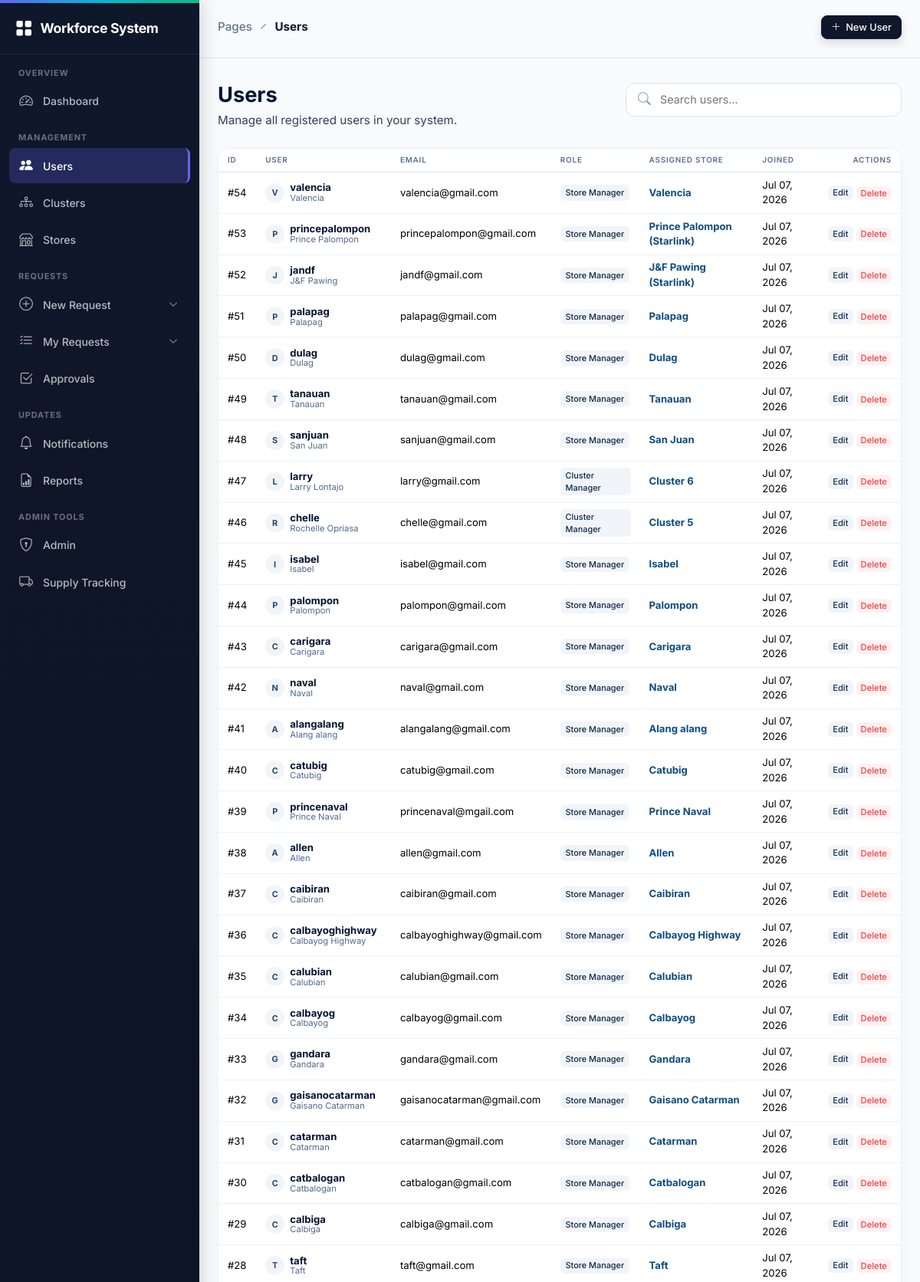
Page /admin/users (signed in, upper part) on the committed database.
### models/user.py (models this page shows, shortened)
class User(UserMixin, db.Model):
    __tablename__ = 'users'
    id = db.Column(db.Integer, primary_key=True)
    full_name = db.Column(db.String(100), nullable=False)
    username = db.Column(db.String(80), unique=True, nullable=False)
    email = db.Column(db.String(120), unique=True, nullable=False)
    password_hash = db.Column(db.String(256), nullable=False)
    role = db.Column(db.String(20), nullable=False, default='requester')
    store_branch = db.Column(db.String(100), nullable=False)
    created_at = db.Column(db.DateTime, server_default=db.func.now())

### routes/admin.py (the view, shortened to what this page needs)
@admin.route('/users')
@login_required
def users():
    if not admin_required():
        return render_template('admin/restricted.html')
    q = request.args.get('q', '').strip()
    store = request.args.get('store', '').strip()
    cluster = request.args.get('cluster', '').strip()
    query = User.query
    if store:
        query = query.filter(User.store_branch.ilike(store))
    if cluster:
        query = query.filter(User.full_name.ilike(cluster))
    users = query.order_by(User.id.desc()).all()
    role_labels = {
        'admin': 'Administrator',
        'manager': 'Store Manager',
        'cluster_manager': 'Cluster Manager',
        'requester': 'Store Manager',
    }
    return render_template(
        'admin/users.html',
        users=users,
        q=q,
        store=store,
        cluster=cluster,
        role_labels=role_labels,
        new_user_form=AdminUserForm(),
    )

### routes/admin.py
class AdminUserForm(FlaskForm):
    full_name = StringField('Full Name', validators=[Length(max=100)])
    username = StringField('Username', validators=[Length(max=80)])
    email = StringField('Email', validators=[Length(max=120)])
    store_branch = StringField('Assigned Store', validators=[Length(max=100)])
    role = SelectField('Role', choices=ROLE_CHOICES)
    password = PasswordField('Password', validators=[Optional(), Length(min=6, max=128)])
    confirm_password = PasswordField(
        'Confirm Password',
        validators=[Optional(), EqualTo('password', message='Passwords must match.')],
    )

### models/__init__.py (called while the page is built)
@login_manager.user_loader
def load_user(user_id):
    from models.user import User
    return User.query.get(int(user_id))

### routes/admin.py (called while the page is built)
def admin_required():
    return current_user.role == 'admin'

### templates/admin/users.html (shortened to what this page needs)
{% extends "base.html" %}
{% block content %}
<div class="admin-page-bar">
    <div class="breadcrumb-line">
        <span>Pages</span>
        <i class="bi bi-slash"></i>
        <strong>Users</strong>
    </div>
    <button type="button" class="btn btn-dark btn-new-user" data-bs-toggle="modal" data-bs-target="#newUserModal">
        <i class="bi bi-plus-lg"></i>
        <span>New User</span>
    </button>
</div>
<div class="users-page-heading">
    <div>
        <h2>Users</h2>
        {% if store %}
        <p>Showing users assigned to <a class="admin-table-link" href="{{ url_for('admin.stores') }}">{{ store }}</a>.</p>
        {% elif cluster %}
        <p>Showing cluster manager users matching <a class="admin-table-link" href="{{ url_for('admin.clusters') }}">{{ cluster }}</a>.</p>
        {% else %}
        <p>Manage all registered users in your system.</p>
        {% endif %}
    </div>
    <form class="users-search" method="get" action="{{ url_for('admin.users') }}">
        <i class="bi bi-search"></i>
        <input type="search" name="q" value="{{ q }}" placeholder="Search users..." aria-label="Search users">
    </form>
</div>
<div class="users-table-card">
    <div class="table-responsive">
        <table class="table users-table mb-0">
            <thead>
                <tr>
                    <th>ID</th>
                    <th>User</th>
                    <th>Email</th>
                    <th>Role</th>
                    <th>Assigned Store</th>
                    <th>Joined</th>
                    <th class="text-end">Actions</th>
                </tr>
            </thead>
            <tbody>
                {% for u in users %}
                <tr>
                    <td class="user-id">#{{ u.id }}</td>
                    <td>
                        <div class="user-cell">
                            <div class="user-initial">{{ (u.full_name or u.username)[:1] | upper }}</div>
                            <div>
                                <div class="user-primary">{{ u.username }}</div>
                                <div class="user-secondary">{{ u.full_name }}</div>
                            </div>
                        </div>
                    </td>
                    <td>{{ u.email }}</td>
                    <td>
                        <span class="role-pill">{{ role_labels.get(u.role, u.role | replace('_', ' ') | title) }}</span>
                    </td>
                    <td>
                        {% if u.store_branch %}
                        <a class="admin-table-link" href="{{ url_for('admin.stores') }}">{{ u.store_branch }}</a>
                        {% else %}
                        -
                        {% endif %}
                    </td>
                    <td class="joined-date">{{ u.created_at.strftime('%b %d, %Y') if u.created_at else '-' }}</td>
                    <td>
                        <div class="user-actions">
                            <a href="{{ url_for('admin.edit_user', user_id=u.id) }}" class="btn-user-action btn-user-edit">Edit</a>
                            <form method="POST" action="{{ url_for('admin.delete_user', user_id=u.id) }}" onsubmit="return confirm('Delete this user?');">
                                <button type="submit" class="btn-user-action btn-user-delete" {% if u.id == current_user.id %}disabled{% endif %}>Delete</button>
                            </form>
                        </div>
                    </td>
                </tr>
                {% endfor %}
            </tbody>
        </table>
    </div>
</div>
{% endblock %}

### rows in the picture
User: id "54", full_name "V", username "valencia", full_name "Valencia", email "valencia@gmail.com", get "Store Manager", store_branch "Valencia", created_at "Jul 07, 2026"
User: id "53", full_name "P", username "princepalompon", full_name "Prince Palompon", email "princepalompon@gmail.com", get "Store Manager", store_branch "Prince Palompon (Starlink)", created_at "Jul 07, 2026"
User: id "52", full_name "J", username "jandf", full_name "J&F Pawing", email "jandf@gmail.com", get "Store Manager", store_branch "J&F Pawing (Starlink)", created_at "Jul 07, 2026"
User: id "51", full_name "P", username "palapag", full_name "Palapag", email "palapag@gmail.com", get "Store Manager", store_branch "Palapag", created_at "Jul 07, 2026"
User: id "50", full_name "D", username "dulag", full_name "Dulag", email "dulag@gmail.com", get "Store Manager", store_branch "Dulag", created_at "Jul 07, 2026"
User: id "49", full_name "T", username "tanauan", full_name "Tanauan", email "tanauan@gmail.com", get "Store Manager", store_branch "Tanauan", created_at "Jul 07, 2026"
User: id "48", full_name "S", username "sanjuan", full_name "San Juan", email "sanjuan@gmail.com", get "Store Manager", store_branch "San Juan", created_at "Jul 07, 2026"
User: id "47", full_name "L", username "larry", full_name "Larry Lontajo", email "larry@gmail.com", get "Cluster Manager", store_branch "Cluster 6", created_at "Jul 07, 2026"
User: id "46", full_name "R", username "chelle", full_name "Rochelle Opriasa", email "chelle@gmail.com", get "Cluster Manager", store_branch "Cluster 5", created_at "Jul 07, 2026"
User: id "45", full_name "I", username "isabel", full_name "Isabel", email "isabel@gmail.com", get "Store Manager", store_branch "Isabel", created_at "Jul 07, 2026"
User: id "44", full_name "P", username "palompon", full_name "Palompon", email "palompon@gmail.com", get "Store Manager", store_branch "Palompon", created_at "Jul 07, 2026"
User: id "43", full_name "C", username "carigara", full_name "Carigara", email "carigara@gmail.com", get "Store Manager", store_branch "Carigara", created_at "Jul 07, 2026"
User: id "42", full_name "N", username "naval", full_name "Naval", email "naval@gmail.com", get "Store Manager", store_branch "Naval", created_at "Jul 07, 2026"
User: id "41", full_name "A", username "alangalang", full_name "Alang alang", email "alangalang@gmail.com", get "Store Manager", store_branch "Alang alang", created_at "Jul 07, 2026"
User: id "40", full_name "C", username "catubig", full_name "Catubig", email "catubig@gmail.com", get "Store Manager", store_branch "Catubig", created_at "Jul 07, 2026"
User: id "39", full_name "P", username "princenaval", full_name "Prince Naval", email "princenaval@mgail.com", get "Store Manager", store_branch "Prince Naval", created_at "Jul 07, 2026"
User: id "38", full_name "A", username "allen", full_name "Allen", email "allen@gmail.com", get "Store Manager", store_branch "Allen", created_at "Jul 07, 2026"
User: id "37", full_name "C", username "caibiran", full_name "Caibiran", email "caibiran@gmail.com", get "Store Manager", store_branch "Caibiran", created_at "Jul 07, 2026"
User: id "36", full_name "C", username "calbayoghighway", full_name "Calbayog Highway", email "calbayoghighway@gmail.com", get "Store Manager", store_branch "Calbayog Highway", created_at "Jul 07, 2026"
User: id "35", full_name "C", username "calubian", full_name "Calubian", email "calubian@gmail.com", get "Store Manager", store_branch "Calubian", created_at "Jul 07, 2026"
User: id "34", full_name "C", username "calbayog", full_name "Calbayog", email "calbayog@gmail.com", get "Store Manager", store_branch "Calbayog", created_at "Jul 07, 2026"
User: id "33", full_name "G", username "gandara", full_name "Gandara", email "gandara@gmail.com", get "Store Manager", store_branch "Gandara", created_at "Jul 07, 2026"
User: id "32", full_name "G", username "gaisanocatarman", full_name "Gaisano Catarman", email "gaisanocatarman@gmail.com", get "Store Manager", store_branch "Gaisano Catarman", created_at "Jul 07, 2026"
User: id "31", full_name "C", username "catarman", full_name "Catarman", email "catarman@gmail.com", get "Store Manager", store_branch "Catarman", created_at "Jul 07, 2026"
User: id "30", full_name "C", username "catbalogan", full_name "Catbalogan", email "catbalogan@gmail.com", get "Store Manager", store_branch "Catbalogan", created_at "Jul 07, 2026"
User: id "29", full_name "C", username "calbiga", full_name "Calbiga", email "calbiga@gmail.com", get "Store Manager", store_branch "Calbiga", created_at "Jul 07, 2026"
User: id "28", full_name "T", username "taft", full_name "Taft", email "taft@gmail.com", get "Store Manager", store_branch "Taft", created_at "Jul 07, 2026"
